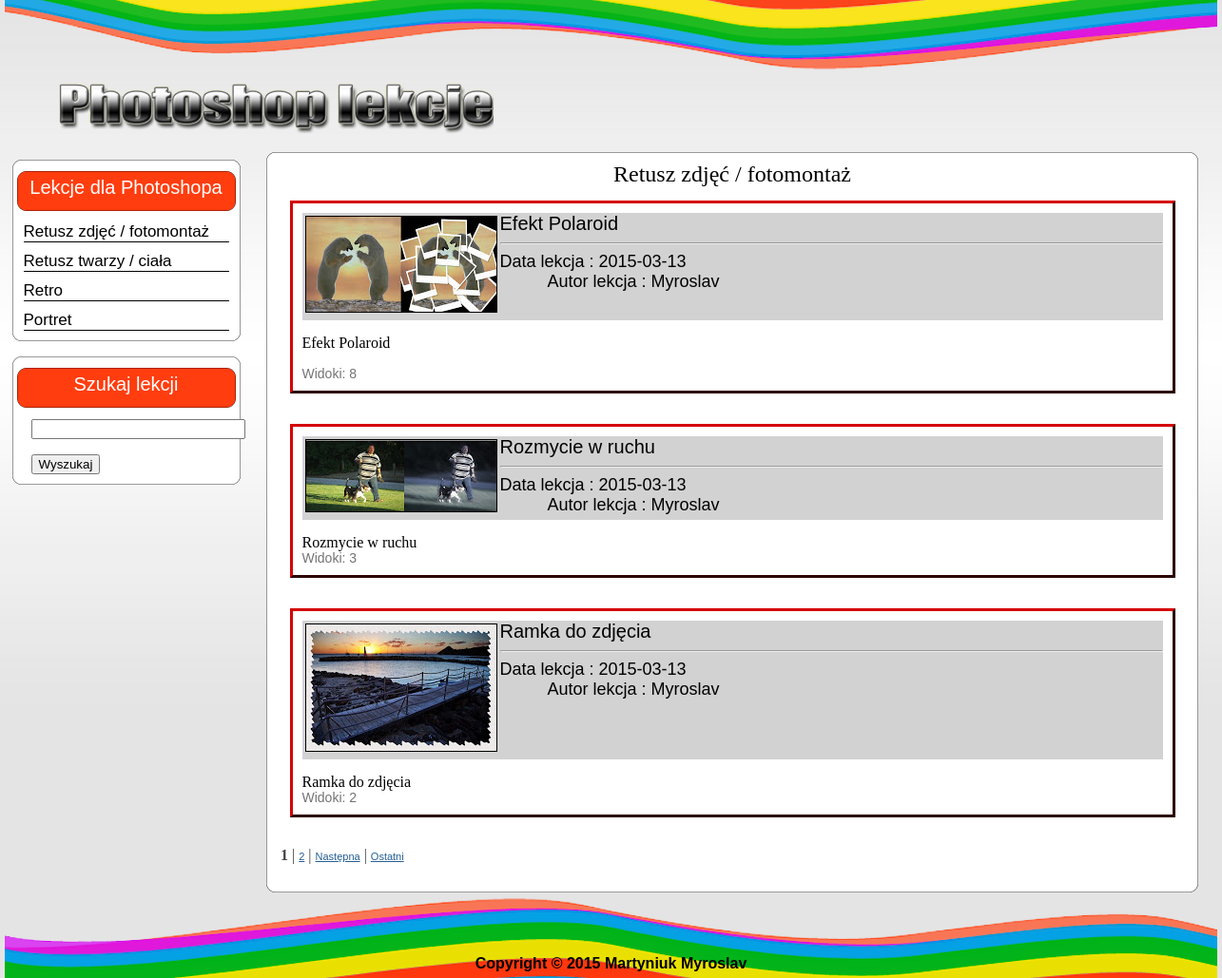
Screenshot of /view_cut.php with the database file from the repository.
### tables this page shows
CREATE TABLE IF NOT EXISTS `Categories` (
  `id` int(11) NOT NULL AUTO_INCREMENT,
  `tittle` varchar(255) NOT NULL,
  `meta_d` varchar(255) NOT NULL,
  `meta_k` varchar(255) NOT NULL,
  `text` text NOT NULL,
  PRIMARY KEY (`id`),
  KEY `id` (`id`)
);

CREATE TABLE IF NOT EXISTS `data` (
  `id` int(5) NOT NULL AUTO_INCREMENT,
  `cat` int(1) NOT NULL,
  `meta_d` varchar(255) NOT NULL,
  `meta_k` varchar(255) NOT NULL,
  `description` text NOT NULL,
  `text` text NOT NULL,
  `view` int(7) NOT NULL,
  `author` varchar(100) NOT NULL,
  `date` date NOT NULL,
  `mini_img` varchar(255) NOT NULL,
  `tittle` varchar(255) NOT NULL,
  PRIMARY KEY (`id`),
  KEY `cat` (`cat`),
  KEY `id` (`id`),
  KEY `tittle` (`tittle`)
);

### view_cut.php (the view, shortened to what this page needs)
<?php
    include("blocks\bd.php");
    if(!isset($cat)) {$cat=1;}
    $result = mysql_query("SELECT * FROM Categories WHERE id='$cat'",$db);
    if(mysql_num_rows($result)>0)
    {
        $myrow = mysql_fetch_array($result);
    }
    else
    {
        echo "<p>Информация по запросу не извлечена, в таблице нет записей</p>";
        exit();
    }
?>
<!DOCTYPE HTML PUBLIC "-//W3C//DTD HTML 4.01 Transitional//EN" "http://www.w3.org/TR/html4/loose.dtd">
<html>
    <head>
        <link href="css/style.css" type="text/css" rel="stylesheet">
    </head>
    <body>
        <table id="wrapper" >
            <?php include("\blocks\header.php");?>
			<tr >
                <?php include("\blocks\menu.php");?>
                <td id="content">
                <div id="con_tent">
                <div id="content_top"></div>
                <div id="content_center">
                    <?php
                    echo "<div id='content_tittle'>";
                        echo $myrow['text'];
                        echo "</div><br>";
                          $result77 = mysql_query("SELECT str FROM options", $db);
                            $myrow77 = mysql_fetch_array($result77);
                            $num = $myrow77["str"];
                            @$page = $_GET['page'];
                            $result00 = mysql_query("SELECT COUNT(*) FROM data WHERE cat='$cat'");
                            $temp = mysql_fetch_array($result00);
                            $posts = $temp[0];
                            $total = (($posts - 1) / $num) + 1;
                            $total =  intval($total);
                            $page = intval($page);
                            if(empty($page) or $page < 0) $page = 1;
                            $start = $page * $num - $num;
                         $result = mysql_query("SELECT id,tittle,description,date,author,mini_img,view FROM data WHERE cat='$cat' ORDER BY id LIMIT $start, $num",$db);
                        if($result)
                        {
                            $myrow = mysql_fetch_array($result);
                            do
                            {
                                 printf("<table id='lessons' >
                                         <tr>
                                             <td class='lessons' >
                                                 <p><img id='lessons_img' align='left' src='%s'><a id='lessons1' href='view_post.php?id=%s'>%s</a></p><hr>
                                                 <div id='content_adate'>
                                                     <p>Data lekcja : %s</p>
                                                     <p id='content_author'>Autor lekcja :&nbsp;%s</p>
                                                 </div>
                                             </td>
                                         </tr>
                                         <tr>
                                            <td ><br>%s  <br><p class='count'>Widoki: %s</p> </td>
                                         </tr>
                                  </table><br><br>",$myrow['mini_img'],$myrow['id'],$myrow['tittle'],$myrow['date'],$myrow['author'],$myrow['description'],$myrow['view']);
                            }
                            while ($myrow= mysql_fetch_array($result));
                                    if ($page != $total) $nextpage = ' | <a href=view_cut.php?cat='.$cat.'&page='. ($page + 1) .'>Następna</a> | <a href=view_cut.php?cat='.$cat.'&page=' .$total. '>Ostatni</a>';
                                    if($page + 1 <= $total) $page1right = ' | <a href=view_cut.php?cat='.$cat.'&page='. ($page + 1) .'>'. ($page + 1) .'</a>';
                                    if ($total > 1)
                                    {
                                    echo "<div class=\"pstrnav\">";
                                    echo $pervpage.$page5left.$page4left.$page3left.$page2left.$page1left.'<b>'.$page.'</b>'.$page1right.$page2right.$page3right.$page4right.$page5right.$nextpage;
                                    echo "</div>";
                                    }
                        }
                        else
                        {
                            echo "<div id='content_tittle'>";
                            echo "<p id='information'>Информация по запросу не извлечена, записей нет</p>";
                            echo "</div>";
                        }
                    ?>
                    </div>
                    <div id="content_bottom"></div>
                    </div>
                </td>
            </tr>
            <?php include("\blocks\ooter.php");?>
        </table>
    </body>
</html>

### blocks/menu.php (shortened to what this page needs)
<td id="menu">
            <?php
                echo"<div id='menu_top'></div>";
                echo"<div id='menu_center'>";
                echo "<div id='lessons_fotoshop'> <h1>Lekcje dla Photoshopa</h1> </div> <div id='menu2'>";
                $result2 = mysql_query("SELECT *
                                        FROM Categories",$db);
                if(mysql_num_rows($result2)>0)
                {
                    $myrow2 = mysql_fetch_array($result2);
                    do
                    {
                        printf("<p id='border'><a href='view_cut.php?cat=%s'>%s</a></p>",$myrow2['id'],$myrow2['tittle']);
                    }
                    while($myrow2=mysql_fetch_array($result2));
                   echo"</div>";
                }
                else
                {
                    echo "<p>Информация по запросу не извлечена, в таблице нет записей</p>";
                    exit();
                }
                echo"</div>";
                echo"<div id='menu_bootom'></div>";
            ?>
            <br>
            <div id='menu_top'>
                </div>
                <div id='menu_center'>
                    <div id='lessons_fotoshop'>
                    <h1>Szukaj lekcji</h1>
                </div>
                    <form  action="view_search.php" method="post" name="form_s">
                    <p id="search">
                        <input type="text" name="search" size="25" maxlength="40">
                        <br>
                        <br>
                        <input type="submit" value="Wyszukaj" name="submit_s">
                    </p>
                    </form>
            </div>
            <div id='menu_bootom'></div>
</td>

### css/style.css (style rules this page uses)
body { background-color: #e4e4e4; background-image: url(../images/LineBg.jpg); background-repeat: repeat-x; }
#wrapper { width: 1275px; margin: 0 auto; }
#menu { height: 500px; width: 20%; outline: 0px solid red; padding-top: 5px; }
#menu_top { width: 240px; height: 11px; background-image: url(../images/menu_top.png); background-repeat: no-repeat; margin: 0 auto; float: top; }
#menu_center { width: 240px; background-image: url(../images/menu_center.png); background-repeat: repeat-y; margin: 0 auto; float: top; }
#menu_bootom { width: 240px; height: 11px; background-image: url(../images/menu_boottom.png); background-repeat: no-repeat; margin: 0 auto; float: top; }
#menu2 a { text-decoration: none; font: 17px Arial, sans-serif; color: #000000; margin: 0 auto; }
#search { margin: 10px 10px 0 20px; }
#lessons_fotoshop { width: 230px; height: 45px; background-image: url(../images/tittle.png); background-repeat: no-repeat; margin: 0 auto; }
#lessons_fotoshop h1 { font: 20px bold Arial, sans-serif; color: #ffffff; text-align: center; position: relative; top: 7px; }
#border { border-bottom: 1px solid black; width: 90%; margin: 0 auto; margin-top: 10px; }
#content { width: 80%; outline: 0px solid red; }
#con_tent { position: relative; top: -6px; }
#content_tittle { margin-left: 20px; margin-right: 20px; }
#content_top { width: 980px; height: 11px; background-image: url(../images/content_top.png); background-repeat: no-repeat; margin: 0 auto; }
#content_center { width: 980px; min-height: 500px; background-image: url(../images/content_center.png); background-repeat: repeat-y; margin: 0 auto; }
#content_bottom { width: 980px; height: 11px; background-image: url(../images/content_bottom.png); background-repeat: no-repeat; margin: 0 auto; }
#content p { text-align: justify; }
#lessons { float: top; margin-top: 10px; width: 95%; border: 3px outset #800000; padding: 10px; margin: 0 auto; }
.lessons { background-color: #d2d2d2; padding-bottom: 5px; }
.count { font: 14px italic Arial, sans-serif; color: #737373; }
#lessons1 { text-decoration: none; font: 20px bold Arial, sans-serif; color: #000000; }
#lessons_img { border: 1px solid #000000; margin: 3px; }
#content_author { float: left; }
#content_adate p { font: 18px bold Arial, sans-serif; margin-left: 50px; }
.pstrnav { padding: 0px 10px 20px 15px; color:#424242; }
.pstrnav a { font-family : Verdana, Geneva, Arial, Helvetica, sans-serif; font-size:11px;color:#245E93; text-decoration:underline; }

### rows the page displays
categories: tittle "Retusz zdjęć / fotomontaż", text "Retusz zdjęć / fotomontaż"
categories: tittle "Retusz twarzy / ciała"
categories: tittle "Retro"
categories: tittle "Portret"
data: mini_img (picture), tittle "Efekt Polaroid", date "2015-03-13", author "Myroslav", description "Efekt Polaroid", view "8"
data: mini_img (picture), tittle "Rozmycie w ruchu", date "2015-03-13", author "Myroslav", description "Rozmycie w ruchu", view "3"
data: mini_img (picture), tittle "Ramka do zdjęcia", date "2015-03-13", author "Myroslav", description "Ramka do zdjęcia", view "2"

### other values shown
$page "1"
$page + 1 "2"
